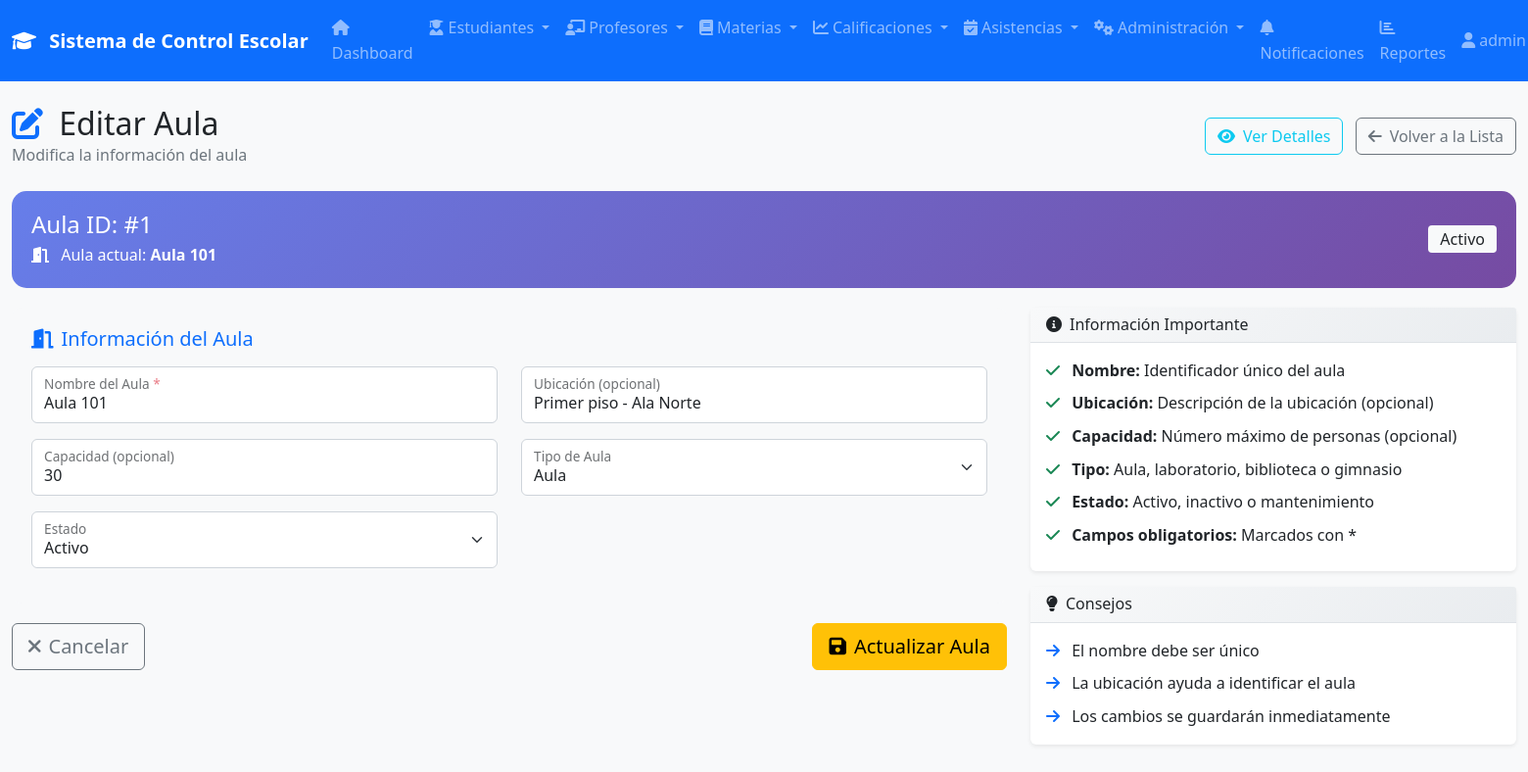
Screenshot of /modules/aulas/editar.php?id=1 (signed in) with the database file from the repository.
### tables this page shows
CREATE TABLE IF NOT EXISTS `aulas` (
  `id` int NOT NULL AUTO_INCREMENT,
  `nombre` varchar(50) NOT NULL,
  `ubicacion` varchar(100) DEFAULT NULL,
  `capacidad` int DEFAULT '30',
  `tipo` enum('aula','laboratorio','biblioteca','gimnasio') NOT NULL DEFAULT 'aula',
  `estado` enum('activo','inactivo','mantenimiento') NOT NULL DEFAULT 'activo',
  `fecha_creacion` timestamp NULL DEFAULT CURRENT_TIMESTAMP,
  PRIMARY KEY (`id`)
);

### modules/aulas/editar.php (the view, shortened to what this page needs)
<?php
$page_title = 'Editar Aula';
$aula_id = isset($_GET['id']) ? (int)$_GET['id'] : 0;
$errors = [];
$form_data = [];
try {
    $pdo = conectarDB();
    $sql = "SELECT * FROM aulas WHERE id = ?";
    $stmt = $pdo->prepare($sql);
    $stmt->execute([$aula_id]);
    $aula = $stmt->fetch(PDO::FETCH_ASSOC);
    $form_data = [
        'nombre' => $aula['nombre'],
        'ubicacion' => $aula['ubicacion'],
        'capacidad' => $aula['capacidad'],
        'tipo' => $aula['tipo'],
        'estado' => $aula['estado']
    ];
} catch (Exception $e) {
    $_SESSION['error'] = 'Error al cargar los datos del aula: ' . $e->getMessage();
    redirect('index.php');
}
include __DIR__ . '/../../includes/navbar.php';
?>
<!DOCTYPE html>
<html lang="es">
<head>
    <link href="https://cdn.jsdelivr.net/npm/bootstrap@5.1.3/dist/css/bootstrap.min.css" rel="stylesheet">
    <link href="https://cdnjs.cloudflare.com/ajax/libs/font-awesome/6.0.0/css/all.min.css" rel="stylesheet">
    <link href="../../assets/css/style.css" rel="stylesheet">
</head>
<body>
    <div class="container-fluid mt-4">
        <div class="row">
            <div class="col-12">
                <div class="d-flex justify-content-between align-items-center mb-4">
                    <div>
                        <h2 class="mb-0">
                            <i class="fas fa-edit me-2 text-primary"></i>
                            <?php echo $page_title; ?>
                        </h2>
                        <p class="text-muted mb-0">Modifica la información del aula</p>
                    </div>
                    <div>
                        <a href="ver.php?id=<?php echo $aula_id; ?>" class="btn btn-outline-info me-2">
                            <i class="fas fa-eye me-2"></i>Ver Detalles
                        </a>
                        <a href="index.php" class="btn btn-outline-secondary">
                            <i class="fas fa-arrow-left me-2"></i>Volver a la Lista
                        </a>
                    </div>
                </div>
                <div class="aula-info">
                    <div class="row align-items-center">
                        <div class="col-md-8">
                            <h4 class="mb-1">
                                Aula ID: #<?php echo $aula['id']; ?>
                            </h4>
                            <p class="mb-0">
                                <i class="fas fa-door-open me-2"></i>
                                Aula actual: <strong><?php echo htmlspecialchars($aula['nombre']); ?></strong>
                            </p>
                        </div>
                        <div class="col-md-4 text-end">
                            <span class="badge bg-light text-dark fs-6">
                                <?php echo ucfirst($aula['estado']); ?>
                            </span>
                        </div>
                    </div>
                </div>
                <div class="row">
                    <div class="col-lg-8">
                        <form method="POST" id="formEditarAula" novalidate>
                            <div class="form-section">
                                <h5 class="text-primary mb-3">
                                    <i class="fas fa-door-open me-2"></i>Información del Aula
                                </h5>
                                <div class="row">
                                    <div class="col-md-6">
                                        <div class="form-floating mb-3">
                                            <input type="text"
                                                   class="form-control <?php echo (isset($errors) && in_array('El nombre del aula es requerido', $errors)) ? 'is-invalid' : ''; ?>"
                                                   id="nombre"
                                                   name="nombre"
                                                   value="<?php echo htmlspecialchars($form_data['nombre']); ?>"
                                                   placeholder="Nombre del aula"
                                                   required>
                                            <label for="nombre">Nombre del Aula <span class="required">*</span></label>
                                        </div>
                                    </div>
                                    <div class="col-md-6">
                                        <div class="form-floating mb-3">
                                            <input type="text"
                                                   class="form-control"
                                                   id="ubicacion"
                                                   name="ubicacion"
                                                   value="<?php echo htmlspecialchars($form_data['ubicacion']); ?>"
                                                   placeholder="Ubicación">
                                            <label for="ubicacion">Ubicación (opcional)</label>
                                        </div>
                                    </div>
                                </div>
                                <div class="row">
                                    <div class="col-md-6">
                                        <div class="form-floating mb-3">
                                            <input type="number"
                                                   class="form-control <?php echo (isset($errors) && in_array('La capacidad debe ser un número mayor a 0', $errors)) ? 'is-invalid' : ''; ?>"
                                                   id="capacidad"
                                                   name="capacidad"
                                                   value="<?php echo htmlspecialchars($form_data['capacidad']); ?>"
                                                   placeholder="Capacidad"
                                                   min="1">
                                            <label for="capacidad">Capacidad (opcional)</label>
                                        </div>
                                    </div>
                                    <div class="col-md-6">
                                        <div class="form-floating mb-3">
                                            <select class="form-select" id="tipo" name="tipo">
                                                <option value="aula" <?php echo ($form_data['tipo'] == 'aula') ? 'selected' : ''; ?>>Aula</option>
                                            </select>
                                            <label for="tipo">Tipo de Aula</label>
                                        </div>
                                    </div>
                                </div>
                                <div class="row">
                                    <div class="col-md-6">
                                        <div class="form-floating mb-3">
                                            <select class="form-select" id="estado" name="estado">
                                                <option value="activo" <?php echo ($form_data['estado'] == 'activo') ? 'selected' : ''; ?>>Activo</option>
                                            </select>
                                            <label for="estado">Estado</label>
                                        </div>
                                    </div>
                                </div>
                            </div>
                            <div class="d-flex justify-content-between">
                                <a href="ver.php?id=<?php echo $aula_id; ?>" class="btn btn-outline-secondary btn-lg">
                                    <i class="fas fa-times me-2"></i>Cancelar
                                </a>
                                <button type="submit" class="btn btn-warning btn-lg">
                                    <i class="fas fa-save me-2"></i>Actualizar Aula
                                </button>
                            </div>
                        </form>
                    </div>
                    <div class="col-lg-4">
                        <div class="card">
                            <div class="card-header">
                                <h6 class="mb-0">
                                    <i class="fas fa-info-circle me-2"></i>Información Importante
                                </h6>
                            </div>
                            <div class="card-body">
                                <ul class="list-unstyled mb-0">
                                    <li class="mb-2">
                                        <i class="fas fa-check text-success me-2"></i>
                                        <strong>Nombre:</strong> Identificador único del aula
                                    </li>
                                    <li class="mb-2">
                                        <i class="fas fa-check text-success me-2"></i>
                                        <strong>Ubicación:</strong> Descripción de la ubicación (opcional)
                                    </li>
                                    <li class="mb-2">
                                        <i class="fas fa-check text-success me-2"></i>
                                        <strong>Capacidad:</strong> Número máximo de personas (opcional)
                                    </li>
                                    <li class="mb-2">
                                        <i class="fas fa-check text-success me-2"></i>
                                        <strong>Tipo:</strong> Aula, laboratorio, biblioteca o gimnasio
                                    </li>
                                    <li class="mb-2">
                                        <i class="fas fa-check text-success me-2"></i>
                                        <strong>Estado:</strong> Activo, inactivo o mantenimiento
                                    </li>
                                    <li class="mb-2">
                                        <i class="fas fa-check text-success me-2"></i>
                                        <strong>Campos obligatorios:</strong> Marcados con *
                                    </li>
                                </ul>
                            </div>
                        </div>
                        <div class="card mt-3">
                            <div class="card-header">
                                <h6 class="mb-0">
                                    <i class="fas fa-lightbulb me-2"></i>Consejos
                                </h6>
                            </div>
                            <div class="card-body">
                                <p class="mb-2">
                                    <i class="fas fa-arrow-right text-primary me-2"></i>
                                    El nombre debe ser único
                                </p>
                                <p class="mb-2">
                                    <i class="fas fa-arrow-right text-primary me-2"></i>
                                    La ubicación ayuda a identificar el aula
                                </p>
                                <p class="mb-0">
                                    <i class="fas fa-arrow-right text-primary me-2"></i>
                                    Los cambios se guardarán inmediatamente
                                </p>
                            </div>
                        </div>
                    </div>
                </div>
            </div>
        </div>
    </div>
</body>
</html>

### assets/css/style.css (style rules this page uses)
:root { --primary-color: #0d6efd; --secondary-color: #6c757d; --success-color: #198754; --danger-color: #dc3545; --warning-color: #ffc107; --info-color: #0dcaf0; --light-color: #f8f9fa; --dark-color: #212529; --border-radius: 0.375rem; --box-shadow: 0 0.125rem 0.25rem rgba(0, 0, 0, 0.075); }
body { font-family: 'Segoe UI', Tahoma, Geneva, Verdana, sans-serif; background-color: #f8f9fa; line-height: 1.6; }
.card { border: none; border-radius: var(--border-radius); box-shadow: var(--box-shadow); transition: transform 0.2s ease, box-shadow 0.2s ease; }
.card-header { background-color: #f8f9fa; border-bottom: 1px solid #dee2e6; font-weight: 600; }
.btn { border-radius: var(--border-radius); font-weight: 500; transition: all 0.3s ease; }
.badge { font-size: 0.75rem; font-weight: 500; padding: 0.375rem 0.75rem; }
.form-control, .form-select { border-radius: var(--border-radius); border: 1px solid #ced4da; transition: border-color 0.15s ease-in-out, box-shadow 0.15s ease-in-out; }
.btn { font-weight: 500; }
.card-header { background: linear-gradient(135deg, #f8f9fa 0%, #e9ecef 100%); border-bottom: 1px solid #dee2e6; }

### modules/aulas/editar.php (style rules this page uses)
.form-section { background: #f8f9fa; border-radius: 10px; padding: 20px; margin-bottom: 20px; }
.required { color: #dc3545; }
.aula-info { background: linear-gradient(135deg, #667eea 0%, #764ba2 100%); color: white; border-radius: 15px; padding: 20px; margin-bottom: 20px; }

### rows the page displays
aulas: id "1", nombre "Aula 101", estado "Activo", ubicacion "Primer piso - Ala Norte", capacidad "30", tipo "Aula"

### other values shown
SITE_NAME "Sistema de Control Escolar"
$_SESSION['username'] "admin…"
$page_title "Editar Aula"
